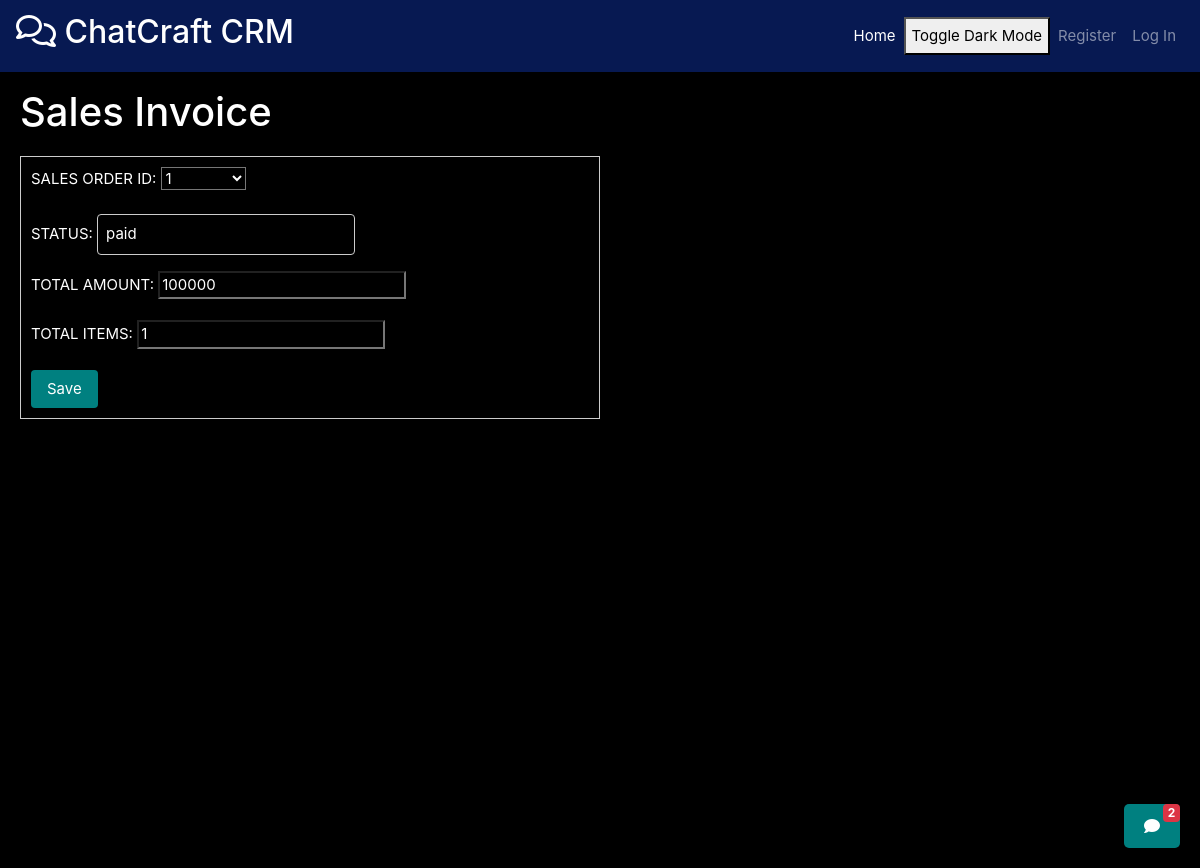
Page /sales_invoices/edit/1/ on the committed database.
### sales_orders/models.py (models this page shows)
class SalesOrder(models.Model):
    SALES_ORDER_ID=models.AutoField(primary_key=True)
    CUSTOMER_ID=models.ForeignKey(Customer,on_delete=models.CASCADE,db_column="CUSTOMER_ID")
    ORDERDATE = models.DateField(blank=True, null=True,default = datetime.now().date())
    AMOUNT=models.IntegerField(default =0 ,null=True,blank = True)
    STATUS = models.CharField(max_length=35,null=True,blank = True)
    def __str__(self):
        return f"{self.SALES_ORDER_ID}"

### sales_invoices/models.py (models this page shows, shortened)
class SalesInvoice(models.Model):
    SALES_INVOICE_ID = models.AutoField(primary_key=True)
    SALES_ORDER_ID = models.ForeignKey(SalesOrder, on_delete=models.CASCADE, db_column="SALES_ORDER_ID")
    CUSTOMER_ID = models.ForeignKey(Customer, on_delete=models.CASCADE, db_column="CUSTOMER_ID", null=True, blank=True)
    TOTAL_AMOUNT = models.IntegerField(null=True, blank=True)
    TOTAL_ITEMS = models.IntegerField(null=True, blank=True)
    INVOICE_DATE = models.DateField(null=True, blank=True,default=datetime.now().date())
    STATUS = models.CharField(max_length=35, null=True, blank=True)

### sales_invoices/views.py (the view)
# urls.py: path('edit/<int:sales_invoice_id>/',views.editSalesInvoice),
@csrf_exempt
def editSalesInvoice(request, sales_invoice_id):
    instance = get_object_or_404(SalesInvoice, pk=sales_invoice_id)
    if request.method == 'POST':
        form = SalesInvoiceForm(request.POST, instance=instance)
        if form.is_valid():
            form.save()
            return redirect('/sales_invoices/get/')
    else:
        form = SalesInvoiceForm(instance=instance)
    return render(request, 'SalesInvoice/save_sales_invoice.html', {'form': form, 'instance': instance})

### sales_invoices/forms.py (shortened to what this page needs)
class SalesInvoiceForm(forms.ModelForm):
    class Meta:
        model = SalesInvoice
        fields = ["SALES_ORDER_ID","STATUS","TOTAL_AMOUNT","TOTAL_ITEMS"]  # List the fields you want to edit

### sales_invoices/templates/SalesInvoice/save_sales_invoice.html (shortened to what this page needs)
{% extends 'base.html' %}
{% block content %}
<h1>Sales Invoice</h1>
<form method="post">
    {{ form.as_p }}
    <button type="submit">Save</button>
</form>
{% endblock %}

### templates/base.html (style rules this page uses)
body { background-repeat: no-repeat; background-attachment: fixed; background-size: cover; }
body { font-size: 15px; }
form { margin-top: 20px; padding: 10px; border: 1px solid #ccc; background-color: #f8f8f8; width: 50%; }
form input[type="text"] { padding: 8px; margin-right: 10px; border: 1px solid #ccc; border-radius: 4px; }
form button[type="submit"] { padding: 8px 16px; background-color: teal; border: none; color: white; border-radius: 4px; cursor: pointer; }
h1 { flex: 1; margin: 0; position: relative; }
.grid-container * { color: white; background-color: black; }

### rows in the picture
SalesOrder: SALES_ORDER_ID "1"
SalesInvoice: STATUS "paid", TOTAL_AMOUNT "100000", TOTAL_ITEMS "1"
